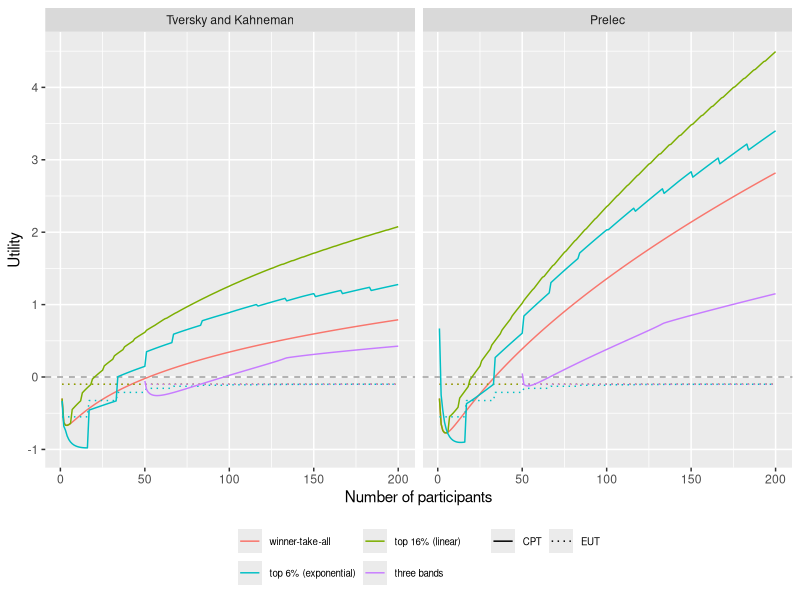
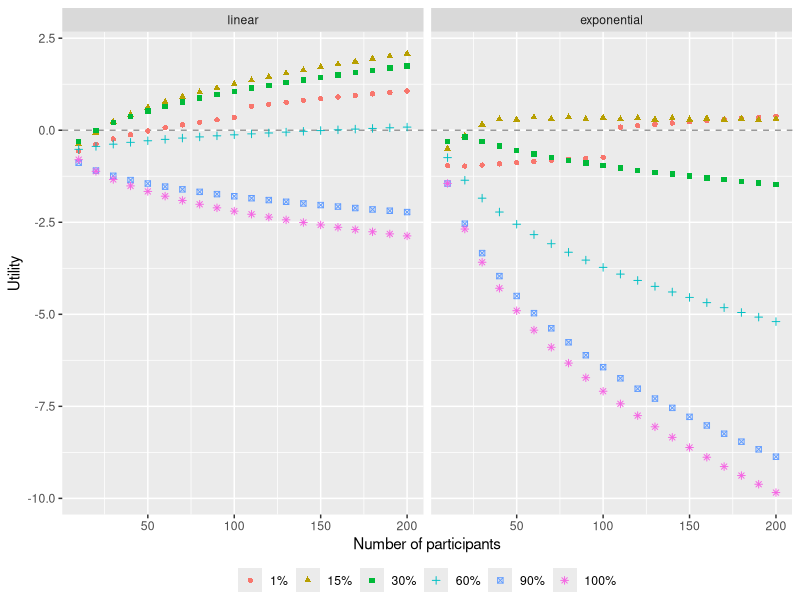
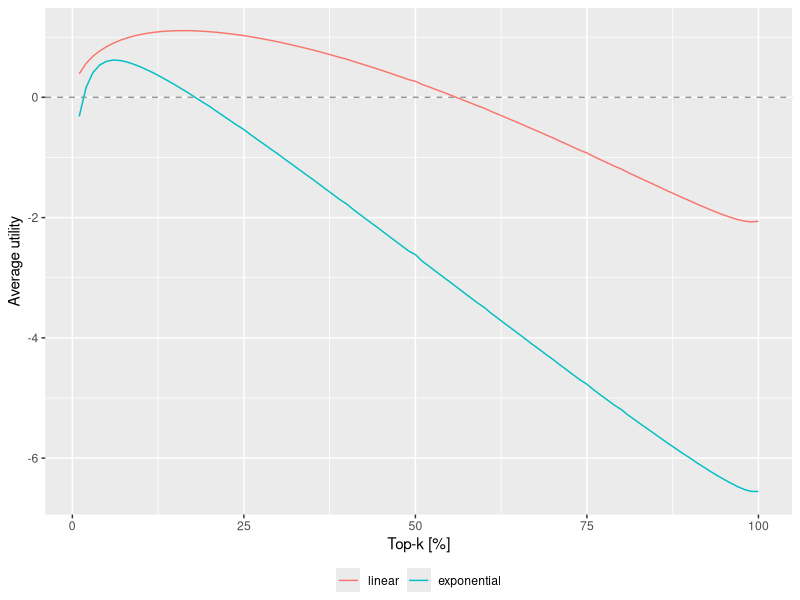
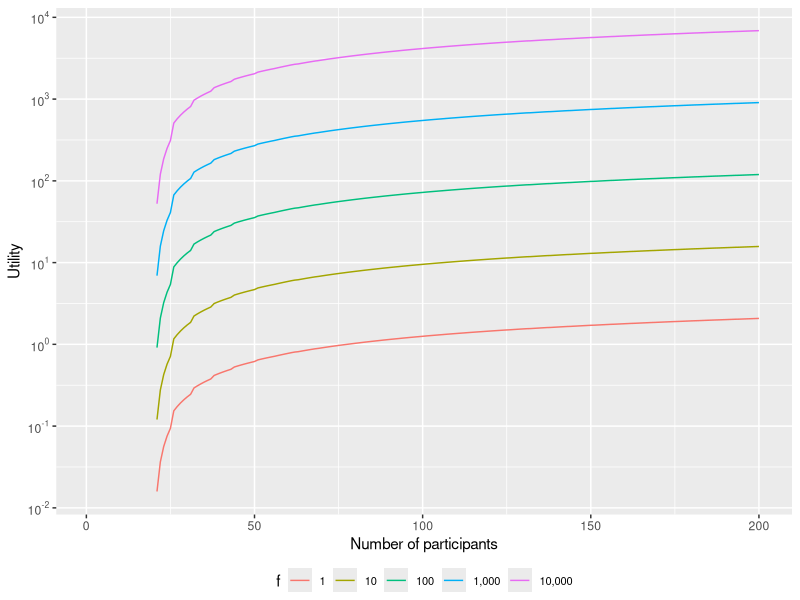
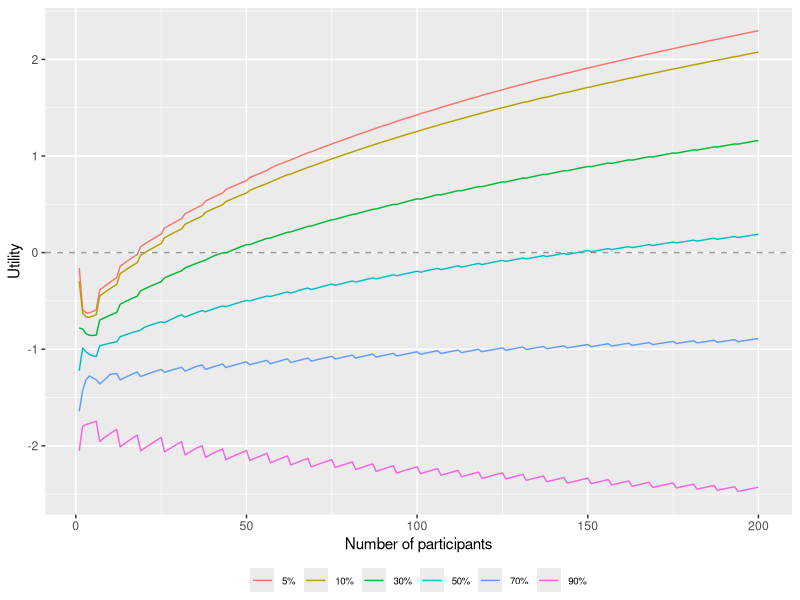
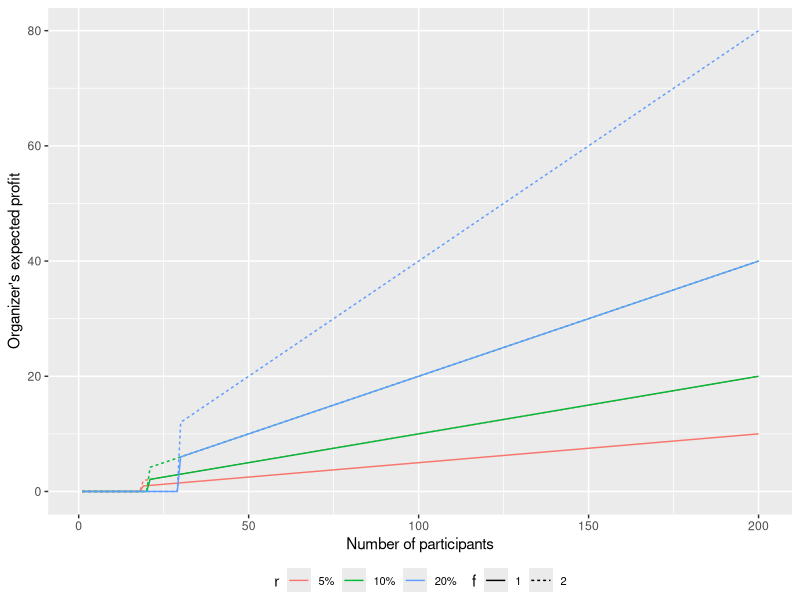

R code for these plots, in order:
require("tidyverse")
require("scales")

save_dir <- "./plots/"

pi <- function(x, func = "Tversky and Kahneman") {
  if (func == "Tversky and Kahneman") {
    delta <- 0.65
    x^delta / (x^delta + (1 - x)^delta)^(1 / delta)
  } else if (func == "Prelec") {
    alpha <- 0.65
    beta <- 1
    exp(-beta * (-log(x))^alpha)
  }
}

v <- function(x, func = "Tversky and Kahneman") {
  if (func %in% c("Tversky and Kahneman", "Prelec")) {
    alpha <- 0.88
    lambda <- 2.25
    ifelse(x >= 0, x^alpha, -lambda * (-x)^alpha)
  }
}

utility_top_k <- function(theory, n, total, fee, top_k_weighting, top_k_ratio,
                          func) {
  if (top_k_ratio <= 0 || top_k_ratio > 100) {
    stop("top_k_ratio must be between 0 and 100 [%]")
  }
  k <- ceiling(n * top_k_ratio / 100)

  if (top_k_weighting == "linear") {
    denom <- k * (k + 1) / 2
    if (theory == "EUT") {
      1 / n * sum(total * (k:1) / denom - fee) + (1 - k / n) * (-fee)
    } else if (theory == "CPT") {
      pi(1 / n, func) * sum(v(total * (k:1) / denom - fee, func)) +
        pi(1 - k / n, func) * v(-fee, func)
    }
  } else if (top_k_weighting == "exponential") {
    if (theory == "EUT") {
      1 / n * sum(total * (1 / 2)^(1:k) - fee) + (1 - k / n) * (-fee)
    } else if (theory == "CPT") {
      pi(1 / n, func) * sum(v(total * (1 / 2)^(1:k) - fee), func) +
        pi(1 - k / n, func) * v(-fee, func)
    }
  }
}

calc_utility <- function(theory, mechanism, n, r, fee, func,
                         top_k_weighting, top_k_ratio) {
  total <- n * (1 - r) * fee
  if (theory == "EUT") {
    # under expected utility maximizer
    if (mechanism == "winner-take-all") {
      1 / n * (total - fee) + (1 - 1 / n) * (-fee)
    } else if (stringr::str_detect(mechanism, "^top")) {
      utility_top_k(theory, n, total, fee, top_k_weighting, top_k_ratio, func)
    } else if (mechanism == "three bands") {
      if (n < 50) {
        NA
      } else {
        1 / n * (total / 3 - fee) +
          9 / n * (total / 3 / 9 - fee) +
          40 / n * (total / 3 / 40 - fee) +
          (1 - 50 / n) * (-fee)
      }
    }
  } else if (theory == "CPT") {
    # under cumulative prospect theory
    if (mechanism == "winner-take-all") {
      pi(1 / n, func) * v(total - fee, func) +
        pi(1 - 1 / n, func) * v(-fee, func)
    } else if (stringr::str_detect(mechanism, "^top")) {
      utility_top_k(theory, n, total, fee, top_k_weighting, top_k_ratio, func)
    } else if (mechanism == "three bands") {
      if (n < 50) {
        NA
      } else {
        pi(1 / n, func) * v(total / 3 - fee, func) +
          pi(9 / n, func) * v(total / 3 / 9 - fee, func) +
          pi(40 / n, func) * v(total / 3 / 40 - fee, func) +
          pi(1 - 50 / n, func) * v(-fee, func)
      }
    }
  }
}
################################################################################
## utility versus number of participants (with different v and p, EUT vs CPT) ##
################################################################################
# theory: whether participants' behavior is assumed to be EUT or CPT
# mechanism: game rule that determines how rewards are given to participants
# n: number of participants
# r: how much an organizer takes
# fee: fee paid by a participant
# func: which value and weighting functions are used
# top-k: k denotes how much participants would receive prizes in %
# top-k-weighting: how prizes are split in top-k mechanisms
parameters <- expand.grid(
  theory = factor(c("CPT", "EUT"), levels = c("CPT", "EUT")),
  mechanism = c(
    "winner-take-all",
    "top 16% (linear)",
    "top 6% (exponential)",
    "three bands"
  ),
  n = 1:200,
  r = 0.1,
  fee = 1,
  func = c("Tversky and Kahneman", "Prelec")
) %>%
  # extract top_k_ratio for top-k
  dplyr::rowwise() %>%
  dplyr::mutate(
    top_k_ratio = ifelse(
      stringr::str_detect(mechanism, "^top"),
      stringr::str_extract(mechanism, "\\d+") %>% as.numeric(),
      NA
    ),
    top_k_weighting = ifelse(
      stringr::str_detect(mechanism, "^top"),
      stringr::str_match(mechanism, "\\((\\w+)\\)") %>% .[2],
      NA
    )
  )

tmp <- parameters %>%
  purrr::pmap(calc_utility) %>%
  unlist()
utility_participants <- bind_cols(parameters, utility = tmp)

p <- utility_participants %>%
  ggplot(aes(x = n, y = utility, color = mechanism, linetype = theory)) +
  geom_hline(yintercept = 0, linetype = "dashed", color = "gray60") +
  geom_line() +
  xlab("Number of participants") +
  ylab("Utility") +
  scale_linetype_manual(values = c("solid", "dotted")) +
  theme(
    legend.title = element_blank(),
    legend.position = "bottom",
    legend.text = element_text(size = 7),
    legend.box = "horizontal",
    legend.background = element_blank()
  ) +
  guides(
    shape = guide_legend(nrow = 2, byrow = TRUE),
    color = guide_legend(nrow = 2, byrow = TRUE)
  ) +
  facet_wrap(. ~ func, scales = "fixed")

ggsave(
  filename = paste0(save_dir, "utility_participants.pdf"), plot = p,
  width = 4.5, height = 3.5
)

# find the minimum number of participants to obtain a positive utility
utility_participants %>%
  dplyr::filter(
    func == "Tversky and Kahneman",
    theory == "CPT",
    utility > 0
  ) %>%
  dplyr::group_by(mechanism) %>%
  dplyr::slice(which.min(n)) %>%
  dplyr::select(mechanism, n)

################################################################################
## utility versus number of participants (with different k) ##
################################################################################
parameters <- expand.grid(
  theory = "CPT",
  top_k_ratio = 1:100,
  top_k_weighting = c("linear", "exponential"),
  n = 1:200,
  r = 0.1,
  fee = 1,
  func = "Tversky and Kahneman"
) %>%
  dplyr::rowwise() %>%
  dplyr::mutate(
    mechanism =
      paste0("top ", top_k_ratio, "% (", top_k_weighting, ")")
  ) %>%
  dplyr::select(
    theory, mechanism, n, r, fee, func, top_k_weighting,
    top_k_ratio
  )

tmp <- parameters %>%
  purrr::pmap(calc_utility) %>%
  unlist()
utility_participants <- bind_cols(parameters, utility = tmp)

p <- utility_participants %>%
  dplyr::filter(
    n %% 10 == 0,
    top_k_ratio %in% c(1, 15, 30, 60, 90, 100)
  ) %>%
  dplyr::mutate(
    top_k_ratio =
      factor(percent(top_k_ratio, scale = 1),
        levels = percent(sort(top_k_ratio), scale = 1)
      )
  ) %>%
  ggplot(aes(
    x = n, y = utility, shape = top_k_ratio, color = top_k_ratio,
    group = top_k_weighting
  )) +
  geom_hline(yintercept = 0, linetype = "dashed", color = "gray60") +
  # geom_line() +
  geom_point() +
  scale_x_continuous(n.breaks = 5) +
  xlab("Number of participants") +
  ylab("Utility") +
  theme(
    legend.title = element_blank(),
    legend.position = "bottom",
    # legend.text = element_text(size = 6),
    legend.margin = margin(t = 0, unit = "cm")
  ) +
  guides(
    shape = guide_legend(nrow = 1, byrow = TRUE),
    color = guide_legend(nrow = 1, byrow = TRUE)
  ) +
  facet_wrap(. ~ top_k_weighting, scales = "fixed")

ggsave(
  filename = paste0(save_dir, "utility_participants_rank_weight.pdf"), plot = p,
  width = 4.5, height = 3
)

################################################################################
## average utility versus number of participants (with different k)           ##
################################################################################
p <- utility_participants %>%
  dplyr::group_by(top_k_ratio, top_k_weighting) %>%
  dplyr::summarize(utility = mean(utility)) %>%
  ggplot(aes(x = top_k_ratio, y = utility, color = top_k_weighting)) +
  # geom_vline(xintercept = 6, linetype = "dashed", color = "gray60") +
  # geom_vline(xintercept = 16, linetype = "dashed", color = "gray60") +
  geom_hline(yintercept = 0, linetype = "dashed", color = "gray60") +
  geom_line() +
  # geom_text(x = 6, y = 2, label = "6%", color = "gray60") +
  # geom_text(x = 16, y = 2, label = "16%", color = "gray60") +
  # ylim(-7, 2.5) +
  xlab("Top-k [%]") +
  ylab("Average utility") +
  theme(
    legend.title = element_blank(),
    legend.position = "bottom",
    legend.margin = margin(t = 0, unit = "cm")
  )

ggsave(
  filename = paste0(save_dir, "utility_participants_rank_weight_average.pdf"),
  plot = p, width = 4, height = 3
)

# which k gives us the highest average utility?
utility_participants %>%
  dplyr::group_by(top_k_ratio, top_k_weighting) %>%
  dplyr::summarize(utility = mean(utility), .groups = "drop") %>%
  dplyr::group_by(top_k_weighting) %>%
  dplyr::slice(which.max(utility))

################################################################################
## utility versus fee                                                         ##
################################################################################
parameters <- expand.grid(
  theory = "CPT",
  top_k_ratio = 16,
  top_k_weighting = "linear",
  n = 1:200,
  r = 0.1,
  fee = 10^(0:4),
  func = "Tversky and Kahneman"
) %>%
  dplyr::rowwise() %>%
  dplyr::mutate(
    mechanism =
      paste0("top ", top_k_ratio, "% (", top_k_weighting, ")")
  ) %>%
  dplyr::select(
    theory, mechanism, n, r, fee, func, top_k_weighting, top_k_ratio
  )

tmp <- parameters %>%
  purrr::pmap(calc_utility) %>%
  unlist()
utility_participants <- bind_cols(parameters, utility = tmp)

p <- utility_participants %>%
  dplyr::mutate(r = percent(r)) %>%
  dplyr::mutate(
    f = factor(comma(fee), levels = comma(sort(fee)))
  ) %>%
  ggplot(aes(
    x = n, y = utility, color = f
  )) +
  geom_line() +
  scale_y_continuous(
    trans = log10_trans(),
    breaks = trans_breaks("log10", function(x) 10^x),
    labels = trans_format("log10", math_format(10^.x))
  ) +
  xlab("Number of participants") +
  ylab("Utility") +
  theme(
    # legend.title = element_blank(),
    legend.text = element_text(size = 8),
    legend.position = "bottom",
    legend.margin = margin(t = 0, unit = "cm")
  ) +
  guides(
    # shape = guide_legend(nrow = 1, byrow = TRUE),
    color = guide_legend(nrow = 1, byrow = TRUE)
  )

ggsave(
  filename = paste0(save_dir, "utility_f.pdf"), plot = p,
  width = 4, height = 3
)

################################################################################
## utility versus r                                                           ##
################################################################################
parameters <- expand.grid(
  theory = "CPT",
  top_k_ratio = 16,
  top_k_weighting = "linear",
  n = 1:200,
  r = c(0.05, 0.1, 0.3, 0.5, 0.7, 0.9),
  fee = 1,
  func = "Tversky and Kahneman"
) %>%
  dplyr::rowwise() %>%
  dplyr::mutate(
    mechanism =
      paste0("top ", top_k_ratio, "% (", top_k_weighting, ")")
  ) %>%
  dplyr::select(
    theory, mechanism, n, r, fee, func, top_k_weighting, top_k_ratio
  )


tmp <- parameters %>%
  purrr::pmap(calc_utility) %>%
  unlist()
utility_participants <- bind_cols(parameters, utility = tmp)

utility_participants %>%
  dplyr::group_by(r) %>%
  dplyr::summarize(utility = mean(utility))
p <- utility_participants %>%
  dplyr::mutate(r = factor(percent(r), levels = percent(sort(r)))) %>%
  ggplot(aes(x = n, y = utility, color = r)) +
  geom_hline(yintercept = 0, linetype = "dashed", color = "gray60") +
  geom_line() +
  xlab("Number of participants") +
  ylab("Utility") +
  theme(
    legend.title = element_blank(),
    legend.text = element_text(size = 7),
    legend.position = "bottom",
    legend.margin = margin(t = 0, unit = "cm")
  ) +
  guides(
    # shape = guide_legend(nrow = 1, byrow = TRUE),
    color = guide_legend(nrow = 1, byrow = TRUE)
  )

ggsave(
  filename = paste0(save_dir, "utility_r.pdf"), plot = p,
  width = 4, height = 3
)

################################################################################
## Organizer's profit                                                         ##
################################################################################
parameters <- expand.grid(
  theory = "CPT",
  top_k_ratio = 16,
  top_k_weighting = "linear",
  n = 1:200,
  r = c(0.05, 0.1, 0.2),
  fee = 1:2,
  func = "Tversky and Kahneman"
) %>%
  dplyr::rowwise() %>%
  dplyr::mutate(
    mechanism =
      paste0("top ", top_k_ratio, "% (", top_k_weighting, ")")
  ) %>%
  dplyr::select(
    theory, mechanism, n, r, fee, func, top_k_weighting, top_k_ratio
  )


tmp <- parameters %>%
  purrr::pmap(calc_utility) %>%
  unlist()
utility_participants <- bind_cols(parameters, utility = tmp)

p <- utility_participants %>%
  # Organizer's profit is 0 if utility <= 0, otherwise r * n * fee
  dplyr::mutate(profit = ifelse(utility <= 0,
    0,
    r * n * fee
  )) %>%
  dplyr::mutate(
    f = factor(fee, levels = sort(fee)),
    r = factor(percent(r), levels = percent(sort(r)))
  ) %>%
  ggplot(aes(
    x = n, y = profit, color = r, linetype = f
  )) +
  geom_line() +
  xlab("Number of participants") +
  ylab("Organizer's expected profit") +
  theme(
    # legend.title = element_blank(),
    legend.text = element_text(size = 8),
    legend.position = "bottom",
    legend.margin = margin(t = 0, unit = "cm")
  ) +
  guides(
    color = guide_legend(nrow = 1, byrow = TRUE),
    linetype = guide_legend(nrow = 1, byrow = TRUE)
  )

ggsave(
  filename = paste0(save_dir, "organizer_profit.pdf"), plot = p,
  width = 4, height = 3
)

# find when a utility gets positive
utility_participants %>%
  dplyr::filter(utility > 0) %>%
  dplyr::group_by(fee, r) %>%
  dplyr::slice(which.min(utility)) %>%
  dplyr::select(r, fee, n)
